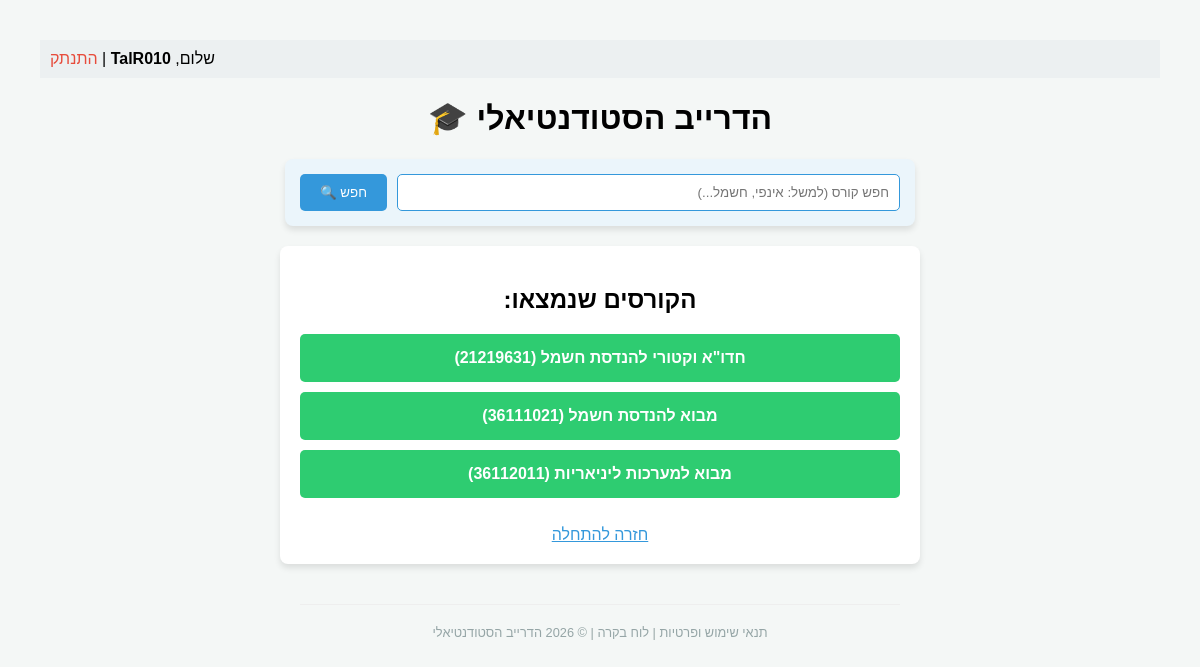
Screenshot of /?university=1&major=1&year=2 (signed in) with the database file from the repository.
### core/models.py (models this page shows, shortened)
class Course(models.Model):
    YEAR_CHOICES = [(1, 'שנה א'), (2, 'שנה ב'), (3, 'שנה ג'), (4, 'שנה ד')]
    major = models.ForeignKey(Major, on_delete=models.CASCADE, related_name='courses', null=True, verbose_name="מקצוע")
    name = models.CharField(max_length=150, verbose_name="שם הקורס")
    course_number = models.CharField(max_length=50, blank=True, verbose_name="מספר קורס")
    year = models.IntegerField(choices=YEAR_CHOICES, null=True, blank=True, verbose_name="שנת לימוד")
    view_count = models.PositiveIntegerField(default=0, verbose_name="מספר צפיות")

### core/views.py (the view)
# urls.py: path('', views.home, name='home'),
def home(request):
    search_query = request.GET.get('search')
    uni_id = request.GET.get('university')
    major_id = request.GET.get('major')
    year = request.GET.get('year')
    context = {}
    if search_query:
        context['courses'] = Course.objects.filter(name__icontains=search_query)
        context['step'] = 'show_courses'
        context['search_query'] = search_query
        return render(request, 'core/home.html', context)
    if not uni_id:
        context['universities'] = University.objects.all()
        context['step'] = 'select_uni'
    elif uni_id and not major_id:
        context['majors'] = Major.objects.filter(university_id=uni_id)
        context['step'] = 'select_major'
        context['uni_id'] = uni_id
    elif major_id and not year:
        context['years'] = [1, 2, 3, 4]
        context['step'] = 'select_year'
        context['major_id'] = major_id
        context['uni_id'] = uni_id
    else:
        context['courses'] = Course.objects.filter(major_id=major_id, year=year)
        context['step'] = 'show_courses'
    return render(request, 'core/home.html', context)

### core/templates/core/home.html (shortened to what this page needs)
<!DOCTYPE html>
<html lang="he" dir="rtl">
<head>
</head>
<body>
    <div style="text-align: left; padding: 10px; background: #ecf0f1;">
    {% if user.is_authenticated %}
        שלום, <strong>{{ user.username }}</strong> |
        <a href="{% url 'logout' %}" style="color: #e74c3c; text-decoration: none;">התנתק</a>
    {% else %}
        <a href="{% url 'register' %}" style="color: #3498db; text-decoration: none;">הרשמה / התחברות</a>
    {% endif %}
</div>
    <h1>הדרייב הסטודנטיאלי 🎓</h1>
    <div class="container search-container">
        <form method="GET" action="{% url 'home' %}" class="search-form">
            <input type="text" name="search" class="search-input" placeholder="חפש קורס (למשל: אינפי, חשמל...)" value="{{ search_query|default:'' }}">
            <button type="submit" class="search-btn">חפש 🔍</button>
        </form>
    </div>
    <div class="container">
        {% if step == 'select_uni' %}
            <h2>בחר אוניברסיטה:</h2>
            {% for uni in universities %}
                <a href="?university={{ uni.id }}" class="btn-item">{{ uni.name }}</a>
            {% empty %}
                <p>לא נמצאו אוניברסיטאות. הוסף אחת בפאנל הניהול.</p>
            {% endfor %}
        {% elif step == 'show_courses' %}
            <h2>הקורסים שנמצאו:</h2>
            {% for course in courses %}
                <a href="{% url 'course_detail' course.id %}" class="btn-item" style="background-color: #2ecc71;">
                    {{ course.name }} ({{ course.course_number }})
                </a>
            {% empty %}
                <p>לא נמצאו קורסים לשנה זו או לחיפוש זה.</p>
            {% endfor %}
            <br>
            <a href="{% url 'home' %}" style="color: #3498db;">חזרה להתחלה</a>
        {% endif %}
    </div>
    <footer style="margin-top: 40px; padding-bottom: 20px; font-size: 0.8em; color: #95a5a6;">
        <hr style="border: 0; border-top: 1px solid #eee; width: 600px; margin: 20px auto;">
        <a href="{% url 'terms' %}" style="color: #95a5a6; text-decoration: none;">תנאי שימוש ופרטיות</a> |
        {% if user.is_staff %}
            <a href="{% url 'analytics' %}" style="color: #95a5a6; text-decoration: none;">לוח בקרה</a> |
        {% endif %}
        <span>© 2026 הדרייב הסטודנטיאלי</span>
    </footer>
</body>
</html>

### core/templates/core/home.html (style rules this page uses)
body { font-family: Arial, sans-serif; background-color: #f4f7f6; margin: 40px; text-align: center; }
.container { max-width: 600px; margin: 0 auto; background: white; padding: 20px; border-radius: 8px; box-shadow: 0 4px 6px rgba(0,0,0,0.1); }
.btn-item { display: block; padding: 15px; margin: 10px 0; background-color: #3498db; color: white; text-decoration: none; border-radius: 5px; font-weight: bold; }
.search-container { margin-bottom: 20px; background: #ebf5fb; padding: 15px; border-radius: 8px; }
.search-form { display: flex; gap: 10px; }
.search-input { flex: 1; padding: 10px; border: 1px solid #3498db; border-radius: 5px; }
.search-btn { background: #3498db; color: white; border: none; padding: 10px 20px; border-radius: 5px; cursor: pointer; }

### rows the page displays
Course: name "חדו\"א וקטורי להנדסת חשמל", course_number "21219631"
Course: name "מבוא להנדסת חשמל", course_number "36111021"
Course: name "מבוא למערכות ליניאריות", course_number "36112011"

### other values shown
{{ user.username }} "TalR010"
